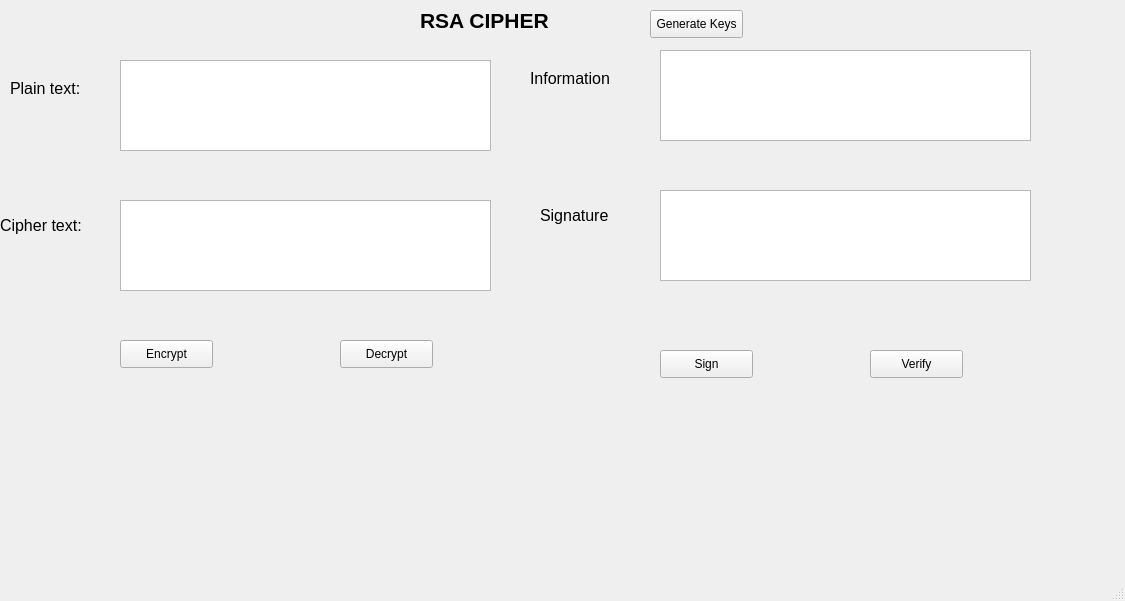
<?xml version="1.0" encoding="UTF-8"?>
<ui version="4.0">
 <class>MainWindow</class>
 <widget class="QMainWindow" name="MainWindow">
  <property name="geometry">
   <rect>
    <x>0</x>
    <y>0</y>
    <width>1125</width>
    <height>601</height>
   </rect>
  </property>
  <property name="windowTitle">
   <string>MainWindow</string>
  </property>
  <widget class="QWidget" name="centralwidget">
   <widget class="QLabel" name="label">
    <property name="geometry">
     <rect>
      <x>420</x>
      <y>0</y>
      <width>221</width>
      <height>41</height>
     </rect>
    </property>
    <property name="font">
     <font>
      <pointsize>16</pointsize>
      <weight>75</weight>
      <bold>true</bold>
     </font>
    </property>
    <property name="text">
     <string>RSA CIPHER</string>
    </property>
   </widget>
   <widget class="QLabel" name="label_2">
    <property name="geometry">
     <rect>
      <x>10</x>
      <y>80</y>
      <width>101</width>
      <height>16</height>
     </rect>
    </property>
    <property name="font">
     <font>
      <pointsize>12</pointsize>
     </font>
    </property>
    <property name="text">
     <string>Plain text:</string>
    </property>
   </widget>
   <widget class="QLabel" name="label_3">
    <property name="geometry">
     <rect>
      <x>0</x>
      <y>210</y>
      <width>111</width>
      <height>31</height>
     </rect>
    </property>
    <property name="font">
     <font>
      <pointsize>12</pointsize>
     </font>
    </property>
    <property name="text">
     <string>Cipher text:</string>
    </property>
   </widget>
   <widget class="QPlainTextEdit" name="txt_plaintext">
    <property name="geometry">
     <rect>
      <x>120</x>
      <y>60</y>
      <width>371</width>
      <height>91</height>
     </rect>
    </property>
   </widget>
   <widget class="QPlainTextEdit" name="txt_ciphertext">
    <property name="geometry">
     <rect>
      <x>120</x>
      <y>200</y>
      <width>371</width>
      <height>91</height>
     </rect>
    </property>
   </widget>
   <widget class="QLabel" name="label_4">
    <property name="geometry">
     <rect>
      <x>540</x>
      <y>200</y>
      <width>111</width>
      <height>31</height>
     </rect>
    </property>
    <property name="font">
     <font>
      <pointsize>12</pointsize>
     </font>
    </property>
    <property name="text">
     <string>Signature</string>
    </property>
   </widget>
   <widget class="QPlainTextEdit" name="txt_information">
    <property name="geometry">
     <rect>
      <x>660</x>
      <y>50</y>
      <width>371</width>
      <height>91</height>
     </rect>
    </property>
   </widget>
   <widget class="QLabel" name="label_5">
    <property name="geometry">
     <rect>
      <x>530</x>
      <y>70</y>
      <width>121</width>
      <height>16</height>
     </rect>
    </property>
    <property name="font">
     <font>
      <pointsize>12</pointsize>
     </font>
    </property>
    <property name="text">
     <string>Information</string>
    </property>
   </widget>
   <widget class="QPlainTextEdit" name="txt_signature">
    <property name="geometry">
     <rect>
      <x>660</x>
      <y>190</y>
      <width>371</width>
      <height>91</height>
     </rect>
    </property>
   </widget>
   <widget class="QPushButton" name="btn_generatekeys">
    <property name="geometry">
     <rect>
      <x>650</x>
      <y>10</y>
      <width>93</width>
      <height>28</height>
     </rect>
    </property>
    <property name="text">
     <string>Generate Keys</string>
    </property>
   </widget>
   <widget class="QPushButton" name="btn_encrypt">
    <property name="geometry">
     <rect>
      <x>120</x>
      <y>340</y>
      <width>93</width>
      <height>28</height>
     </rect>
    </property>
    <property name="text">
     <string>Encrypt</string>
    </property>
   </widget>
   <widget class="QPushButton" name="btn_encrypt_2">
    <property name="geometry">
     <rect>
      <x>340</x>
      <y>340</y>
      <width>93</width>
      <height>28</height>
     </rect>
    </property>
    <property name="text">
     <string>Decrypt</string>
    </property>
   </widget>
   <widget class="QPushButton" name="btn_verify">
    <property name="geometry">
     <rect>
      <x>870</x>
      <y>350</y>
      <width>93</width>
      <height>28</height>
     </rect>
    </property>
    <property name="text">
     <string>Verify</string>
    </property>
   </widget>
   <widget class="QPushButton" name="btn_sign">
    <property name="geometry">
     <rect>
      <x>660</x>
      <y>350</y>
      <width>93</width>
      <height>28</height>
     </rect>
    </property>
    <property name="text">
     <string>Sign</string>
    </property>
   </widget>
  </widget>
  <widget class="QMenuBar" name="menubar">
   <property name="geometry">
    <rect>
     <x>0</x>
     <y>0</y>
     <width>1125</width>
     <height>26</height>
    </rect>
   </property>
  </widget>
  <widget class="QStatusBar" name="statusbar"/>
 </widget>
 <resources/>
 <connections/>
</ui>
